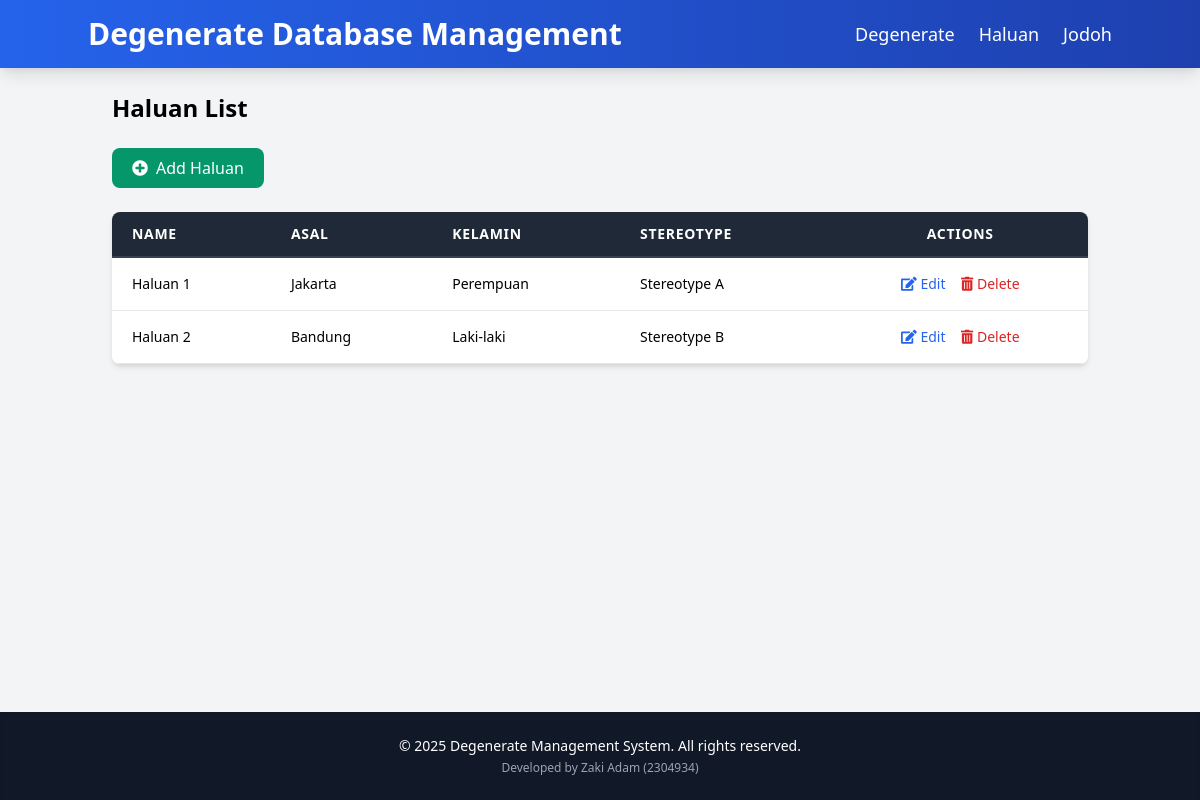
The app's page /index.php?entity=haluan, older data.
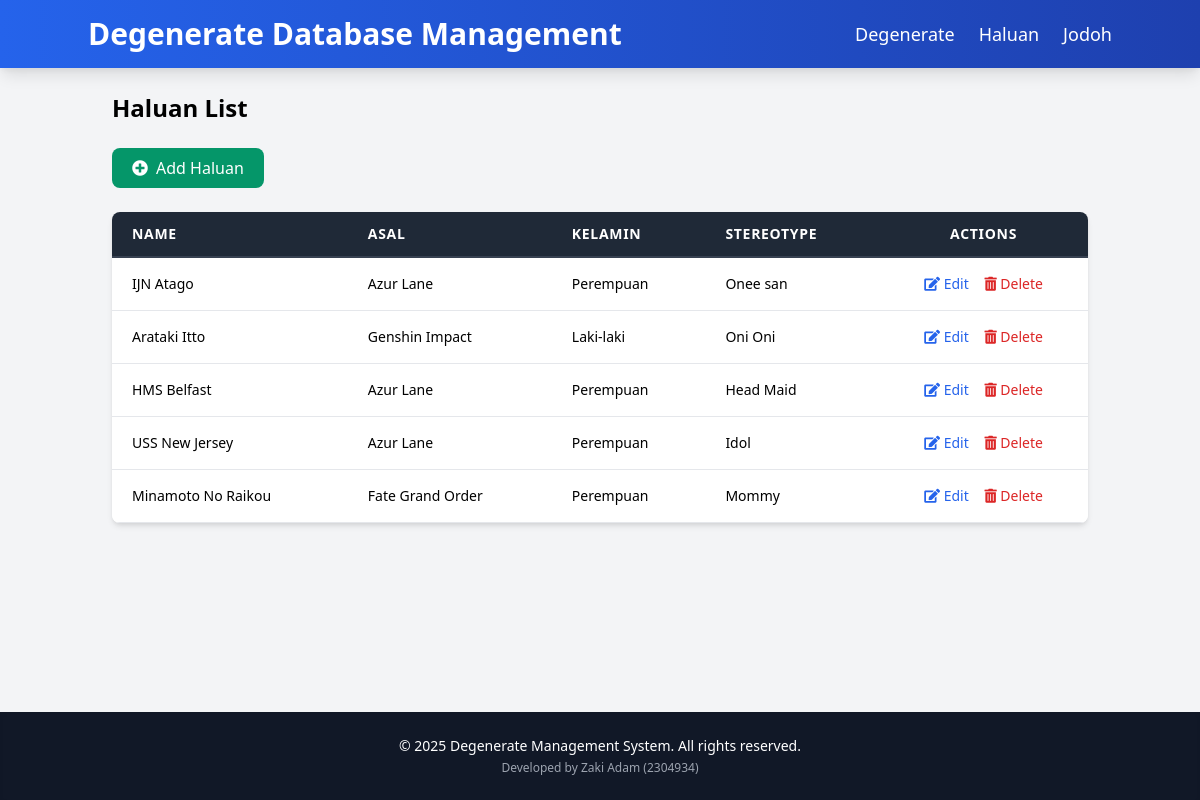
The same page, newer data.
### tables this page shows
CREATE TABLE `haluan` (
  `id` int(11) NOT NULL AUTO_INCREMENT,
  `name` varchar(100) NOT NULL,
  `asal` varchar(100) NOT NULL,
  `kelamin` enum('Laki-laki','Perempuan') NOT NULL,
  `stereotipe` varchar(255) NOT NULL,
  PRIMARY KEY (`id`)
);

### model/Haluan.php (called while the page is built, shortened)
<?php
require_once 'config/Database.php';
class Haluan
{
    private $conn;
    private $table = 'haluan';
    public function __construct()
    {
        $database = new Database();
        $this->conn = $database->getConnection();
    }
    public function getAll()
    {
        $query = "SELECT * FROM " . $this->table;
        $stmt = $this->conn->prepare($query);
        $stmt->execute();
        return $stmt->fetchAll(PDO::FETCH_ASSOC);
    }
}

### config/Database.php (called while the page is built, shortened)
<?php
class Database
{
    private $host = "localhost";
    private $username = "root";
    private $password = "";
    private $database = "db_jodoh";
    public function getConnection()
    {
        $this->conn = null;
        try {
            $this->conn = new PDO("mysql:host=" . $this->host . ";dbname=" . $this->database, $this->username, $this->password);
            $this->conn->setAttribute(PDO::ATTR_ERRMODE, PDO::ERRMODE_EXCEPTION);
        } catch (PDOException $e) {
            echo "Connection error: " . $e->getMessage();
        }
        return $this->conn;
    }
}

### viewmodel/HaluanViewModel.php (called while the page is built, shortened)
<?php
require_once 'model/Haluan.php';
class HaluanViewModel
{
    private $haluan;
    public function __construct()
    {
        $this->haluan = new Haluan();
    }
    public function getHaluanList()
    {
        return $this->haluan->getAll();
    }
}

### views/haluan_list.php (the view, shortened to what this page needs)
<?php
require_once 'views/template/header.php';
?>
<h2 class="text-2xl font-semibold mb-6">Haluan List</h2>
<a href="index.php?entity=haluan&action=add" class="bg-green-600 hover:bg-green-700 text-white px-5 py-2 rounded-lg mb-6 inline-flex items-center transition duration-300 transform hover:scale-105">
    <i class="fas fa-plus-circle mr-2"></i> Add Haluan
</a>
<div class="bg-white shadow-md rounded-lg overflow-hidden">
    <table class="min-w-full leading-normal">
        <thead>
            <tr class="bg-gray-800 text-white">
                <th class="px-5 py-3 border-b-2 border-gray-700 text-left text-sm uppercase font-semibold tracking-wider">Name</th>
                <th class="px-5 py-3 border-b-2 border-gray-700 text-left text-sm uppercase font-semibold tracking-wider">Asal</th>
                <th class="px-5 py-3 border-b-2 border-gray-700 text-left text-sm uppercase font-semibold tracking-wider">Kelamin</th>
                <th class="px-5 py-3 border-b-2 border-gray-700 text-left text-sm uppercase font-semibold tracking-wider">Stereotype</th>
                <th class="px-5 py-3 border-b-2 border-gray-700 text-center text-sm uppercase font-semibold tracking-wider">Actions</th>
            </tr>
        </thead>
        <tbody>
            <?php if (!empty($haluanList)): ?>
                <?php foreach ($haluanList as $halu): ?>
                    <tr class="hover:bg-gray-50 transition duration-150 ease-in-out">
                        <td class="px-5 py-4 border-b border-gray-200 bg-white text-sm"><?php echo htmlspecialchars($halu['name']); ?></td>
                        <td class="px-5 py-4 border-b border-gray-200 bg-white text-sm"><?php echo htmlspecialchars($halu['asal']); ?></td>
                        <td class="px-5 py-4 border-b border-gray-200 bg-white text-sm"><?php echo htmlspecialchars($halu['kelamin']); ?></td>
                        <td class="px-5 py-4 border-b border-gray-200 bg-white text-sm"><?php echo htmlspecialchars($halu['stereotipe']); ?></td>
                        <td class="px-5 py-4 border-b border-gray-200 bg-white text-sm text-center">
                            <a href="index.php?entity=haluan&action=edit&id=<?php echo htmlspecialchars($halu['id']); ?>" class="text-blue-600 hover:text-blue-900 mr-3 transition duration-300">
                                <i class="fas fa-edit"></i> Edit
                            </a>
                            <a href="index.php?entity=haluan&action=delete&id=<?php echo htmlspecialchars($halu['id']); ?>" class="text-red-600 hover:text-red-900 transition duration-300" onclick="return confirm('Are you sure you want to delete this record?');">
                                <i class="fas fa-trash-alt"></i> Delete
                            </a>
                        </td>
                    </tr>
                <?php endforeach; ?>
            <?php else: ?>
                <tr>
                    <td colspan="5" class="px-5 py-4 border-b border-gray-200 bg-white text-sm text-center">No records found.</td>
                </tr>
            <?php endif; ?>
        </tbody>
    </table>
</div>
<?php
require_once 'views/template/footer.php';
?>

Row changes from the older to the newer data that the page shows:
removed haluan: name "Haluan 1", asal "Jakarta", kelamin "Perempuan", stereotipe "Stereotype A"
removed haluan: name "Haluan 2", asal "Bandung", kelamin "Laki-laki", stereotipe "Stereotype B"
added haluan: name "IJN Atago", asal "Azur Lane", kelamin "Perempuan", stereotipe "Onee san"
added haluan: name "Arataki Itto", asal "Genshin Impact", kelamin "Laki-laki", stereotipe "Oni Oni"
added haluan: name "HMS Belfast", asal "Azur Lane", kelamin "Perempuan", stereotipe "Head Maid"
added haluan: name "USS New Jersey", asal "Azur Lane", kelamin "Perempuan", stereotipe "Idol"
added haluan: name "Minamoto No Raikou", asal "Fate Grand Order", kelamin "Perempuan", stereotipe "Mommy"
